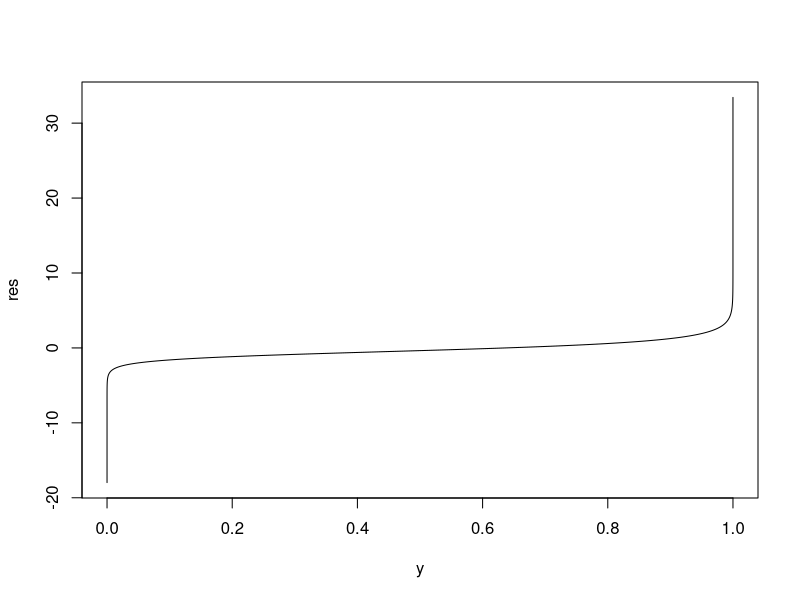

Write the R code that produced this figure.
## ===============================================================
##  Finv()  --  quantile of
##
##    F(u) = ( 2 – [ ψʺ(1) – ψʺ(eᵘ) ] / ( ψʹ(1)+ψʹ(eᵘ) )^(3/2) )
##           -----------------------------------------------
##                 2 – ψʺ(1) / ψʹ(1)^(3/2)
##
##  Accurate to machine precision on the whole open unit interval.
## ===============================================================

Finv <- local({
  ## ---- 1. constants -------------------------------------------
  C <- trigamma(1) #  ψʹ(1)
  A <- psigamma(1, deriv = 2) #  ψʺ(1)   (negative)
  K <- 2 - A / C^(1.5) #  > 0

  ## left‑ & right‑tail coefficients (derived in the analysis msg)
  c.left <- K / (3 * C) #  p  ≈  c.left * t^3
  c.right <- -3 * A / (2 * K * C^(2.5)) #  t ≈  c.right / (1‑p)

  ## ---- 2. helpers ---------------------------------------------
  FofU <- function(u) {
    t <- exp(u)
    D <- psigamma(t, 1) # ψʹ(t)
    B <- psigamma(t, 2) # ψʺ(t)
    (2 - (A - B) / (C + D)^(1.5)) / K
  }

  dFdu <- function(u) { # analytic 1st derivative (corrected)
    t <- exp(u)
    D <- psigamma(t, 1) # ψʹ(t)
    B <- psigamma(t, 2) # ψʺ(t)
    B3 <- psigamma(t, 3) # ψ‴(t)
    P <- C + D
    num <- P * B3 + 1.5 * (A - B) * B
    t * num / (K * P^2.5)
  }
  const_left <- K / (6 * C) # Constant for left tail F(u) ~ exp(2u) / const_left

  ## ---- 3.  start‑ups ------------------------------------------
  # u0_left  <- function(p)  log( (p / c.left)^(1/3) )

  u0_left <- function(p) {
    # Add small epsilon to p to avoid log(0) if p is exactly 0 (though input check prevents this)
    # log(p + .Machine$double.xmin) + log(2 * K)
    p_safe <- pmax(p, .Machine$double.xmin)
    #0.5 * log(p_safe) + 0.5 * log(const_left)
    0.5 * log(p_safe * const_left)
  }
  u0_right <- function(p) log(c.right / (1 - p))

  ## minimax [3/3] rational on the logit scale, max rel err < 5e‑4
  u0_mid <- function(p) {
    s <- log(p / (1 - p))
    s2 <- s * s
    s4 <- s2 * s2
    num <- s * (0.160 + 0.0150 * s2 + 0.00042 * s4)
    den <- 1 + 0.098 * s2 + 0.00160 * s4
    num / den
  }

  ## ---- 4.  main vectorised quantile ---------------------------
  function(p, tol = 8 * .Machine$double.eps) {
    if (any(!is.finite(p)) || any(p <= 0 | p >= 1)) {
      stop("p must be strictly between 0 and 1")
    }

    ## region‑wise initial guess
    u <- numeric(length(p))
    left <- p < 0.05
    right <- p > 0.95
    mid <- !(left | right)
    u[left] <- u0_left(p[left])
    u[right] <- u0_right(p[right])
    u[mid] <- u0_mid(p[mid])

    ## safeguarded Newton (usually 2 iterations do it)
    for (k in 1:6) {
      f <- FofU(u) - p
      ok <- abs(f) > tol * pmax(p, 1 - p)
      if (!any(ok)) break
      u[ok] <- u[ok] - f[ok] / dFdu(u[ok])
    }

    # ---- 5. adaptive bracket + uniroot (rare) ------------------
    still <- abs(FofU(u) - p) > tol * pmax(p, 1 - p)
    if (any(still)) {
      print(paste0("Using uniroot for ", p, " (iter:", k))
      for (i in which(still)) {
        step <- 2 # start with ±2
        lo <- u[i] - step
        hi <- u[i] + step
        fl <- FofU(lo) - p[i]
        fh <- FofU(hi) - p[i]
        it <- 0L
        while (fl * fh > 0 && it < 25L) { # expand until signs differ
          step <- step * 2
          lo <- u[i] - step
          hi <- u[i] + step
          fl <- FofU(lo) - p[i]
          fh <- FofU(hi) - p[i]
          it <- it + 1L
        }
        u[i] <- uniroot(function(x) FofU(x) - p[i],
          interval = c(lo, hi), tol = tol
        )$root
      }
    }
    u
  }
})


kappa <- \(u) (psigamma(1, 2) - psigamma(exp(u), 2)) / (trigamma(exp(u)) + trigamma(1))^(3 / 2)
F <- \(u) (lim_neg_inf - kappa(u)) / (lim_neg_inf - lim_inf)

lim_inf <- psigamma(1, 2) / (trigamma(1))^(3 / 2)
lim_neg_inf <- 2
# y <- exp(seq(log(1e-9), log1p(-1e-9), length.out = 1000))
y <- seq(1e-15, 1 - 1e-15, length.out = 100000)
res <- sapply(y, \(y) as.numeric(try(Finv(y))))
plot(y, res, type = "l")

max(abs(F(res) - y))
max(abs((F(res) - y) / y))
max(abs((F(res) - y) / (1-y)))

# y <- seq(0.7, 1-1e-8, length.out = 100)
# res <- sapply(y, \(y) as.numeric(try(Finv(y))))
# cbind(y, F(res))


p_deep_left <- exp(seq(log(1e-16), log(.Machine$double.xmin), length.out = 20000))
p_deep_right <- 1 - exp(seq(log(1e-16), log(.Machine$double.xmin), length.out = 20000))
p_eps_left <- exp(seq(log(1e-20), log(1e-14), length.out = 20000))
p_eps_right <- 1 - exp(seq(log(1e-14), log(1e-20), length.out = 20000))
p_linear <- seq(1e-14, 1 - 1e-14, length.out = 20000)
p_specific <- c(
  .Machine$double.xmin,
  10 * .Machine$double.xmin,
  sqrt(.Machine$double.xmin),
  .Machine$double.eps / 2,
  .Machine$double.eps,
  2 * .Machine$double.eps,
  sqrt(.Machine$double.eps),
  0.001, 0.5, 0.999,
  1 - sqrt(.Machine$double.eps),
  1 - 2 * .Machine$double.eps,
  1 - .Machine$double.eps,
  1 - .Machine$double.eps / 2,
  1 - sqrt(.Machine$double.xmin),
  1 - 10 * .Machine$double.xmin,
  1 - .Machine$double.xmin
)

y_test <- sort(unique(c(p_deep_left, p_eps_left, p_linear, p_eps_right, p_deep_right, p_specific)))
# Remove exact 0 or 1 if they sneak in (shouldn't with xmin)
y_test <- y_test[y_test > 0 & y_test < 1]

print(paste(
  "Testing", length(y_test), "unique points between",
  format(min(y_test), scientific = TRUE, digits = 3), "and",
  format(max(y_test), scientific = FALSE, digits = 16)
))

# --- Run the Test ---
# Make sure Finv is loaded, F is defined (likely FofU_analytical from Finv3)
res_test <- sapply(y_test, \(p) tryCatch(Finv(p), error = function(e) NA))
# Check for NAs in res_test
if (any(is.na(res_test))) {
  warning("Finv returned NA for some inputs!")
  print("Problematic p values:")
  print(y_test[is.na(res_test)])
}
y_valid <- y_test[!is.na(res_test)]
res_test <- res_test[!is.na(res_test)] # Remove NAs for error calculation

# --- Calculate Error ---
# Make sure F (the original CDF function) is available and accurate
# Use the most precise version, FofU_analytical
F_res <- sapply(res_test, F)
max_abs_err <- max(abs((F_res - y_valid) / y_valid))

print(paste(
  "Maximum absolute error |F(Finv(p)) - p|:",
  format(max_abs_err, scientific = TRUE, digits = 4)
))

# Optional: Plot results, maybe log scale
# plot(y_valid, res_test, type="p", pch=".", log="x", main="Full Range Test")
